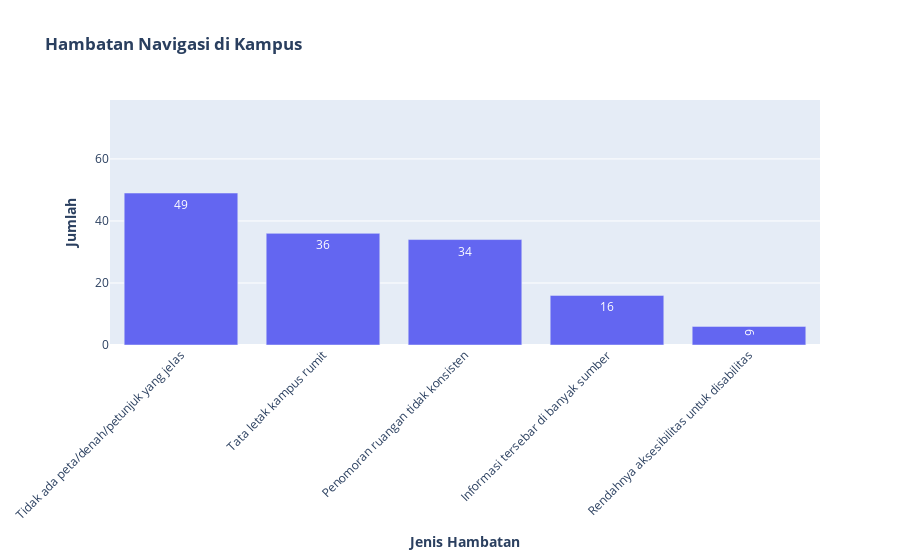

Here is the notebook cell this chart was saved with:
### Markdown cell above
**Insights**

Ada korelasi tinggi antara jarang atau sesekali mengunjungi multikampus lain (rating 2-3) dengan kesulitan mencari lokasi. Padahal, berdasarkan histogram "Frekuensi Mengunjungi Multikampus Lain", responden yang memenuhi kriteria ini mencakup lebih dari 80% total responden.

Jadi, persoalan kesulitan mencari lokasi adalah masalah yang umum dialami.

### Code cell
# bikin list of hambatan
list_hambatan = []
for hambatan in strings['Apa hambatan utama Anda saat mencari lokasi-lokasi tadi?']:
    hambatan = hambatan.split(', ')
    for entry in hambatan:
        list_hambatan.append(entry)

# itung frekuensi tiap kategori hambatan
count = pd.Series(list_hambatan).value_counts().reset_index()
count.columns = ['Hambatan', 'Jumlah']
count

fig = px.bar(count,
             x='Hambatan',
             y='Jumlah',
             title='<b>Hambatan Navigasi di Kampus</b>',
             labels={'Jumlah': '<b>Jumlah<b>', 'Hambatan': '<b>Jenis Hambatan<b>'},
             color_discrete_sequence=['#6366f1']
             )
fig.update_layout(xaxis_tickangle=-45, yaxis=dict(range=[0, count['Jumlah'].max() + 30]))
fig.update_traces(texttemplate='%{y}', textposition='inside')
pio.write_image(fig, "svg/akses-4.svg", format="svg")
fig.show()

### Figure 1 — Plotly figure (JSON) as saved in the notebook; plotly's stock layout.template omitted (floating-point values rounded to 4 significant figures)
{"data": [{"alignmentgroup": "True", "hovertemplate": "<b>Jenis Hambatan<b>=%{x}<br><b>Jumlah<b>=%{y}<extra></extra>", "legendgroup": "", "marker": {"color": "#6366f1", "pattern": {"shape": ""}}, "name": "", "offsetgroup": "", "orientation": "v", "showlegend": false, "textposition": "inside", "texttemplate": "%{y}", "type": "bar", "x": ["Tidak ada peta/denah/petunjuk yang jelas", "Tata letak kampus rumit", "Penomoran ruangan tidak konsisten", "Informasi tersebar di banyak sumber", "Rendahnya aksesibilitas untuk disabilitas"], "xaxis": "x", "y": [49, 36, 34, 16, 6], "yaxis": "y"}], "layout": {"barmode": "relative", "legend": {"tracegroupgap": 0}, "title": {"text": "<b>Hambatan Navigasi di Kampus</b>"}, "xaxis": {"anchor": "y", "domain": [0, 1], "tickangle": -45, "title": {"text": "<b>Jenis Hambatan<b>"}}, "yaxis": {"anchor": "x", "domain": [0, 1], "range": [0, 79], "title": {"text": "<b>Jumlah<b>"}}}}
